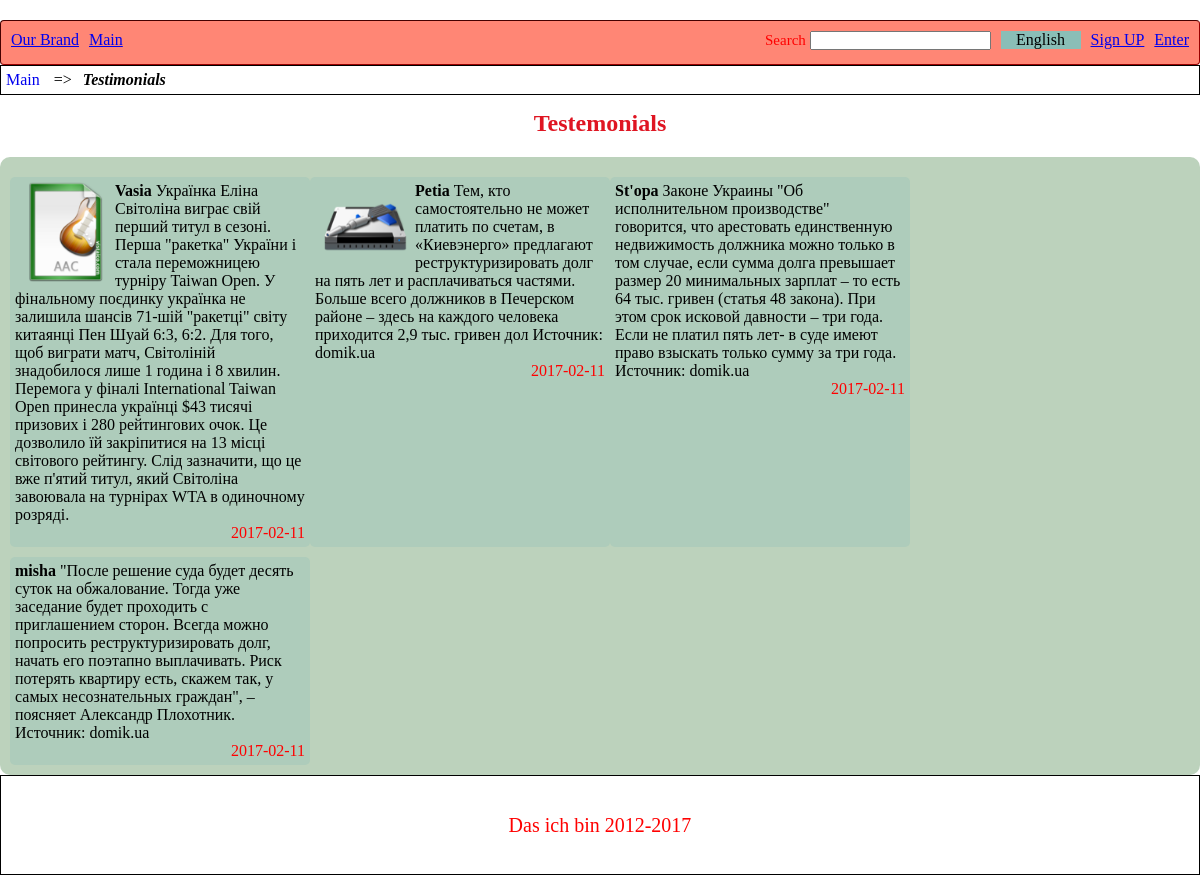
The app's page /en/testimonials/show with its own data.
### tables this page shows
CREATE TABLE `testimonials` (
  `id` int(10) UNSIGNED NOT NULL,
  `name` varchar(255) NOT NULL,
  `avatar` varchar(255) DEFAULT NULL,
  `testimonial` text NOT NULL,
  `time` timestamp NOT NULL DEFAULT CURRENT_TIMESTAMP,
  `user_id` int(11) UNSIGNED DEFAULT NULL
);

### resources/templates/default/index.php (called while the page is built, shortened)
<?php
    require_once "header.php";
    $view=$router->getView($view);
    include_once ($view);
    require_once "footer.php";

### public/index.php (called while the page is built, shortened)
<?php
    $router = new Application();
    $controller=$router->getController();
    extract($router->runController($controller), EXTR_OVERWRITE);
    require_once PATH_SITE."/resources/". $router->putTemplate()."/index.php";

### resources/languages/en.php (called while the page is built, shortened)
<?php
$mainPageL = "Main";
$testimonialsL = "Testimonials";
$testemonialsL= "Testemonials";

### app/core/database.php (called while the page is built, shortened)
<?php
class DataBase {
    public function __construct(){
     try{
           $this->conn = new \PDO('mysql:dbname='.NAME_BD.';host='.HOST.'', USER, PASSWORD, array(\PDO::MYSQL_ATTR_INIT_COMMAND => 'SET NAMES\'UTF8\''));
        }catch(\PDOException $e) {die("Ошибка соединения с базой или хостом:".$e->getMessage());}
    }
}
?>

### app/protected/models/testemonials.php (called while the page is built, shortened)
<?php
class Testemonial extends DataBase
{
    public function getAll()
    {
        $sql= "SELECT `t`.`id`, `t`.`name`, `t`.`avatar` AS `first_avatar`, `t`.`testimonial`, `t`.`time`, `u`.`avatar`
                      AS `second_avatar`  FROM `testimonials` `t` LEFT JOIN `users` `u` ON `t`.`user_id`= `u`.`id`  ";
        $stmt = $this->conn->query($sql);
        $result = $stmt->fetchAll();
        return $result;
    }
}

### app/protected/controllers/testemonials.php (called while the page is built, shortened)
<?php
class Testimonials  extends BaseController
  {
    public function show()
	{
        $testimonials = (new TestimonialsModel())->getAll();
      return ['view'=>'views/testimonials.php', 'testimonials'=>$testimonials];
    }
  }

### app/core/application.php (called while the page is built, shortened)
<?php
class Application extends MainDispatcher {
    public function runController($controller){
        $action = $controller[1];
        $contr = new $name_contr($controller);
        $data=call_user_func(array($contr, $action));
        return $data;
    }
}

### resources/views/testimonials.php (the view)
<section class="breadcrumbs">
    <a href="/" class="breadcrumb__item"><?=  $mainPageL ?></a>  =>
    <span class="breadcrumb__item--current"><?=  $testimonialsL ?></span>
</section>
<h2 class="content-zone__header"><?= $testemonialsL ?></h2>
<section class="testimonials-block__all">
    <?php foreach($testimonials as $testimonial): ?>
        <div class="testimonials-block__all-item">
            <img class="testimonials-block__all-item-avatar" src="/uploads/usersImages/<?= $testimonial->first_avatar ?? $testimonial->second_avatar; ?>"
                 alt="" onerror="this.style.display='none'">
            <strong><?= $testimonial->name ?></strong>
            <?= $testimonial->testimonial ?>
            <p class="testimonials-block__all-item-time"><?= (new \DateTime($testimonial->time))->format('Y-m-d'); ?></p>
        </div>
    <?php endforeach; ?>
</section>

### public/assets/css/default.css (style rules this page uses)
* { box-sizing: border-box; margin: 0; padding: 0; }
html, body { height: 100%; }
.content-zone__header { margin:15px 0; text-align: center; color: #df1522; }
.breadcrumbs { width: 100%; height: 30px; border: 1px solid #000000; margin-bottom: 5px; padding: 5px; }
.breadcrumb__item--current { font-style: italic; font-weight: bold; margin-left: 7px; text-transform: capitalize; }
.breadcrumb__item { margin-right:10px; text-transform: capitalize; text-decoration:none; }
.testimonials-block__all { display:flex; justify-content:flex-start; flex-wrap: wrap; margin-top:20px; border-radius:10px; padding: 10px; background: #bcd2bc; }
.testimonials-block__all-item { background-color: rgba(138, 190, 183, 0.29); border-radius:5px; margin-top:10px; width:300px; padding:5px; }
.testimonials-block__all-item-time { color:red; text-align: right; }
.testimonials-block__all-item-avatar { float:left; max-width:100px; max-height:100px; }

### records on screen
testimonials: avatar (picture), name "Vasia", testimonial "Українка Еліна Світоліна виграє свій перший титул в сезоні. Перша \"ракетка\" України і стала переможницею турніру Taiwan Open. У фінальному поєдинку українка не залишила шансів 71-шій \"ракетці\" світу китаянці Пен Шуай 6:3, 6:2. Для того, щоб виграти матч, Світоліній знадобилося лише 1 година і 8 хвилин. Перемога у фіналі International Taiwan Open принесла українці $43 тисячі призових і 280 рейтингових очок. Це дозволило їй закріпитися на 13 місці світового рейтингу. Слід зазначити, що це вже п'ятий титул, який Світоліна завоювала на турнірах WTA в одиночному розряді.", time "2017-02-11"
testimonials: avatar (picture), name "Petia", testimonial "Тем, кто самостоятельно не может платить по счетам, в «Киевэнерго» предлагают реструктуризировать долг на пять лет и расплачиваться частями. Больше всего должников в Печерском районе – здесь на каждого человека приходится 2,9 тыс. гривен дол Источник: domik.ua", time "2017-02-11"
testimonials: name "St'opa", testimonial "Законе Украины \"Об исполнительном производстве\" говорится, что арестовать единственную недвижимость должника можно только в том случае, если сумма долга превышает размер 20 минимальных зарплат – то есть 64 тыс. гривен (статья 48 закона). При этом срок исковой давности – три года. Если не платил пять лет- в суде имеют право взыскать только сумму за три года. Источник: domik.ua", time "2017-02-11"
testimonials: name "misha", testimonial "\"После решение суда будет десять суток на обжалование. Тогда уже заседание будет проходить с приглашением сторон. Всегда можно попросить реструктуризировать долг, начать его поэтапно выплачивать. Риск потерять квартиру есть, скажем так, у самых несознательных граждан\", – поясняет Александр Плохотник. Источник: domik.ua", time "2017-02-11"

### other values on screen
$ourBrandL "Our Brand"
$mainPageL "Main"
$enterAdminL "Enter"
$registerL "Sign UP"
$searchL "Search"
$testimonialsL "Testimonials"
$testemonialsL "Testemonials"
$footerDisclaimerL "Das ich bin 2012-2017"
